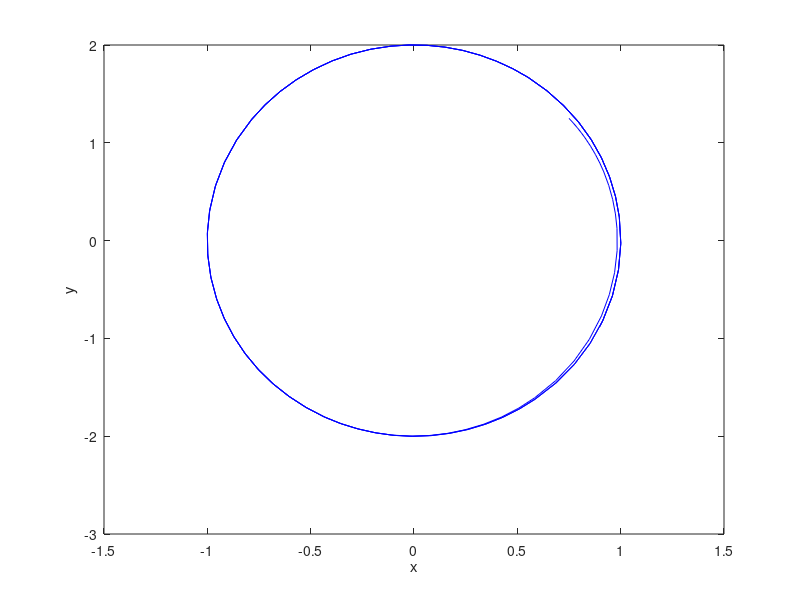
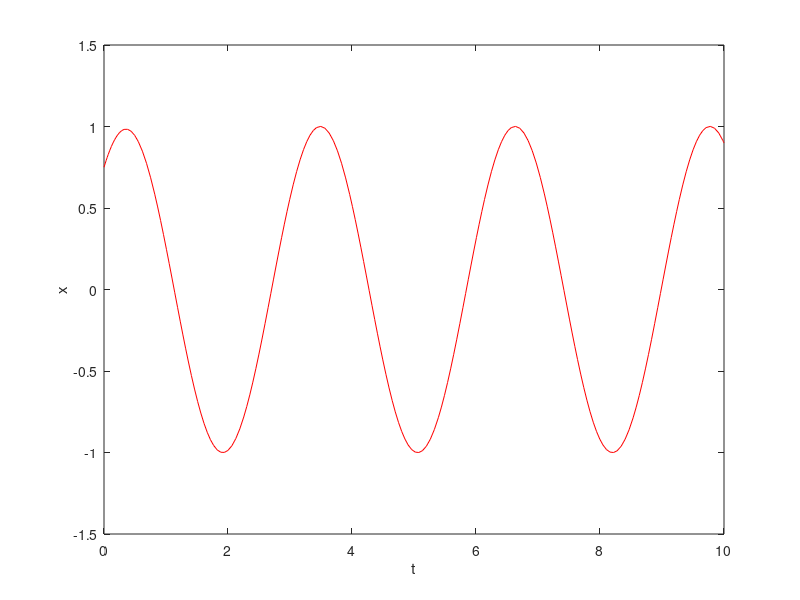

Reproduce these figures in MATLAB, in order.
function quiz2
x0=[0.75,1.25];
[t,x]=ode45(@f,[0,10], x0);

figure(1)
plot(x(:,1),x(:,2),'b');
xlabel('x');
ylabel('y');

figure (2)
plot(t,x(:,1),'r');
xlabel('t');
ylabel('x');
end

function dxdt=f(t,x)
x1=x(1);
x2=x(2);
dxdt=[x2; -x2*(4*(x1)^2+(x2)^2-4)-4*x1];
end